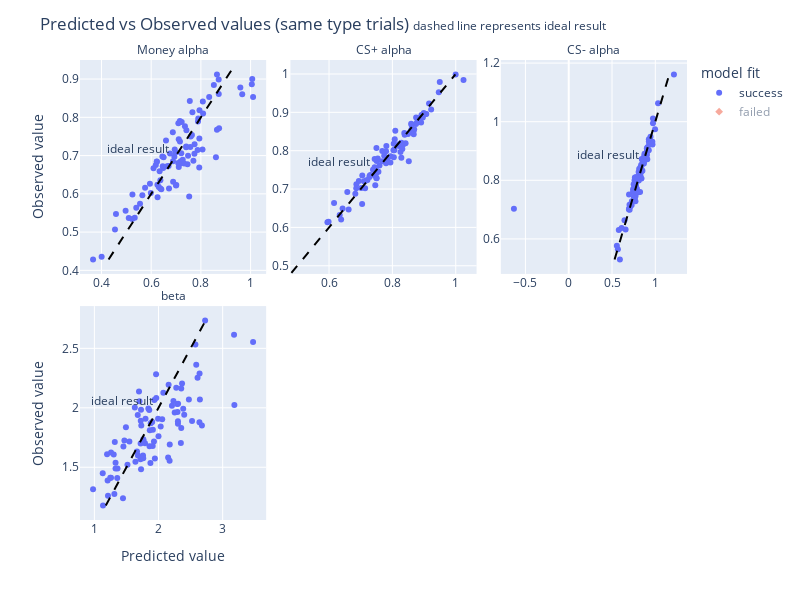

Here is the notebook cell this chart was saved with:
### Code cell
col_wrap = 3
fig = px.scatter(st_po_df , x= 'Predicted value', y='Observed value', color="model fit",
                 symbol = 'model fit', facet_col = 'parameter', facet_col_wrap = col_wrap,
                 category_orders={'parameter':st_params_colNames,
                                  'model fit': ['success', 'failed']},
                facet_col_spacing=0.04, # default is 0.03
              height=600, width=800,
                )
fig.for_each_annotation(lambda a: a.update(text=a.text.split("=")[-1]))
fig.update_xaxes(matches=None, showticklabels=True)
fig.update_yaxes(matches=None, showticklabels=True)
fig.update_layout(
        title = '''Predicted vs Observed values (same type trials) <span style="font-size: 12px;">dashed line represents ideal result</span>'''
        )
fig.add_shape(dict(type="line", 
                       x0=st_pars_minMax.iloc[2,0], x1=st_pars_minMax.iloc[2,1], 
                       y0=st_pars_minMax.iloc[2,0], y1=st_pars_minMax.iloc[2,1], 
                       line_color="black", line_dash='dash'), 
                  row=0, col=0, 
                  label=dict(text="ideal result", textposition = 'bottom right', 
                             xanchor = 'right', yanchor='bottom', textangle=0),
                 )

fig.add_shape(dict(type="line", 
                       x0=st_pars_minMax.iloc[0,0], x1=st_pars_minMax.iloc[0,1], 
                       y0=st_pars_minMax.iloc[0,0], y1=st_pars_minMax.iloc[0,1], 
                       line_color="black", line_dash='dash'), 
                  row=0, col=1,
                  label=dict(text="ideal result", textposition = 'bottom right', 
                             xanchor = 'right', yanchor='bottom', textangle=0),
                 )

fig.add_shape(dict(type="line", 
                       x0=st_pars_minMax.iloc[1,0], x1=st_pars_minMax.iloc[1,1], 
                       y0=st_pars_minMax.iloc[1,0], y1=st_pars_minMax.iloc[1,1], 
                       line_color="black", line_dash='dash'), 
                  row=0, col=2,
                  label=dict(text="ideal result", textposition = 'bottom right', 
                             xanchor = 'right', yanchor='bottom', textangle=0),
                 )

fig.add_shape(dict(type="line", 
                       x0=st_pars_minMax.iloc[3,0], x1=st_pars_minMax.iloc[3,1], 
                       y0=st_pars_minMax.iloc[3,0], y1=st_pars_minMax.iloc[3,1], 
                       line_color="black", line_dash='dash'), 
                  row=1, col=1,
                  label=dict(text="ideal result", textposition = 'bottom right', 
                             xanchor = 'right', yanchor='bottom', textangle=0),
                 )


if x0 != x0_6params:
    fig.add_shape(dict(type="line", 
                       x0=st_pars_minMax.iloc[5,0], x1=st_pars_minMax.iloc[5,1], 
                       y0=st_pars_minMax.iloc[5,0], y1=st_pars_minMax.iloc[5,1], 
                       line_color="black", line_dash='dash'), 
                  row=1, col=0,
                  label=dict(text="ideal result", textposition = 'bottom right', 
                             xanchor = 'right', yanchor='bottom', textangle=0),
                 )

    fig.add_shape(dict(type="line", 
                       x0=st_pars_minMax.iloc[4,0], x1=st_pars_minMax.iloc[4,1], 
                       y0=st_pars_minMax.iloc[4,0], y1=st_pars_minMax.iloc[4,1], 
                       line_color="black", line_dash='dash'), 
                  row=1, col=2,
                  label=dict(text="ideal result", textposition = 'bottom right', 
                             xanchor = 'right', yanchor='bottom', textangle=0),
                 )

fig.show()
fig.write_html("/mnt/data1/francisco/predicted vs observed same type parameters.html")

### Figure 1 — Plotly figure (JSON) as saved in the notebook; plotly's stock layout.template omitted (floating-point values rounded to 4 significant figures)
{"data": [{"hovertemplate": "model fit=success<br>parameter=Money alpha<br>Predicted value=%{x}<br>Observed value=%{y}<extra></extra>", "legendgroup": "success", "marker": {"color": "#636efa", "symbol": "circle"}, "mode": "markers", "name": "success", "orientation": "v", "showlegend": true, "type": "scatter", "x": [0.7228, 0.7577, 0.8647, 0.5949, 0.5337, 0.645, 0.7529, 0.6186, 0.7188, 0.7211, 0.8719, 0.7168, 0.8334, 0.7417, 0.65, 0.7944, 0.6595, 0.5096, 0.6483, 0.6883, 0.9664, 0.6094, 0.7698, 0.711, 0.7894, 0.8647, 0.774, 0.8606, 1.007, 0.687, 0.5985, 0.6755, 0.6307, 0.7269, 1.005, 0.7938, 0.6989, 0.4006, 0.7157, 1.01, 0.5399, 0.4582, 0.8089, 0.7553, 0.6339, 0.6947, 0.8079, 0.555, 0.497, 0.7408, 0.6228, 0.7358, 0.7659, 0.5644, 0.8065, 0.7592, 0.5754, 0.7093, 0.8717, 0.6407, 0.6257, 0.7108, 0.7639, 0.6251, 0.366, 0.9588, 0.7868, 0.6717, 0.7484, 0.7462, 0.701, 0.7153, 0.7326, 0.6998, 0.6879, 0.7746, 0.7408, 0.4542, 0.6932, 0.7087, 0.8522, 0.5235, 0.6644, 0.637, 0.5245, 0.7884, 0.6699, 0.6465, 0.7935, 0.6367, 0.6224, 0.8733], "xaxis": "x4", "y": [0.788, 0.7225, 0.7675, 0.6261, 0.5376, 0.6978, 0.5931, 0.6753, 0.6851, 0.706, 0.8608, 0.6796, 0.8534, 0.7665, 0.6956, 0.8183, 0.7395, 0.5369, 0.6674, 0.6315, 0.86, 0.6666, 0.6868, 0.6699, 0.7967, 0.9121, 0.7046, 0.6957, 0.9001, 0.7611, 0.6019, 0.7057, 0.6177, 0.689, 0.8863, 0.7447, 0.708, 0.4356, 0.7367, 0.8531, 0.5637, 0.5471, 0.8098, 0.8427, 0.6589, 0.7162, 0.8411, 0.5742, 0.5555, 0.7219, 0.6837, 0.7764, 0.8131, 0.5964, 0.7159, 0.7502, 0.6161, 0.7844, 0.8989, 0.6117, 0.5912, 0.7424, 0.7537, 0.6237, 0.4285, 0.8778, 0.7147, 0.6142, 0.6998, 0.6776, 0.623, 0.7902, 0.6796, 0.622, 0.685, 0.7295, 0.7235, 0.5069, 0.6967, 0.6804, 0.8845, 0.5345, 0.6719, 0.6352, 0.5982, 0.7891, 0.6725, 0.6724, 0.6689, 0.6141, 0.6844, 0.7716], "yaxis": "y4"}, {"hovertemplate": "model fit=success<br>parameter=CS+ alpha<br>Predicted value=%{x}<br>Observed value=%{y}<extra></extra>", "legendgroup": "success", "marker": {"color": "#636efa", "symbol": "circle"}, "mode": "markers", "name": "success", "orientation": "v", "showlegend": false, "type": "scatter", "x": [0.6577, 0.7282, 0.7479, 0.6337, 0.7944, 0.6429, 0.6383, 0.9157, 0.867, 0.8842, 0.781, 0.7045, 0.8256, 0.8919, 0.5986, 0.7481, 0.7481, 0.806, 0.6619, 0.8042, 0.8564, 0.6942, 0.7456, 0.7489, 0.7845, 0.8606, 0.875, 0.9224, 1.025, 0.821, 0.9045, 0.7139, 0.746, 0.7306, 0.8907, 0.8858, 0.7799, 0.8074, 0.8776, 0.705, 0.8745, 0.8495, 0.907, 0.7503, 0.744, 0.7103, 0.7825, 0.8287, 0.7281, 0.7938, 0.686, 0.8518, 0.7802, 0.7681, 0.7019, 0.8314, 0.7741, 0.7673, 0.8688, 0.8673, 0.8417, 0.8601, 0.8388, 0.8961, 0.8204, 0.7504, 0.8033, 0.5951, 0.7439, 0.6864, 0.8046, 0.616, 0.782, 0.6831, 0.7213, 0.8059, 0.7559, 0.834, 0.7538, 0.7171, 0.9998, 0.899, 0.9496, 0.8283, 0.7494, 0.8593, 0.7593, 0.9465, 0.7388, 0.8093, 0.7496, 0.8377], "xaxis": "x5", "y": [0.692, 0.7348, 0.7501, 0.6323, 0.7856, 0.6496, 0.6207, 0.9227, 0.8514, 0.8849, 0.8119, 0.6609, 0.7963, 0.8931, 0.6146, 0.7407, 0.7427, 0.8024, 0.6469, 0.8182, 0.8485, 0.7208, 0.7354, 0.7432, 0.7727, 0.8667, 0.8864, 0.9077, 0.9842, 0.8124, 0.8959, 0.7023, 0.7102, 0.7368, 0.8737, 0.8759, 0.7672, 0.8296, 0.8737, 0.7354, 0.8693, 0.8435, 0.8959, 0.773, 0.7781, 0.7202, 0.7807, 0.8207, 0.7312, 0.7691, 0.702, 0.7721, 0.7984, 0.7993, 0.7029, 0.8044, 0.7868, 0.7727, 0.8557, 0.8427, 0.8196, 0.8555, 0.8415, 0.8862, 0.8166, 0.7281, 0.8012, 0.6132, 0.7567, 0.7124, 0.7828, 0.6637, 0.7772, 0.6878, 0.7238, 0.8012, 0.7451, 0.8162, 0.7795, 0.7223, 0.9988, 0.8982, 0.9794, 0.7817, 0.7287, 0.87, 0.7616, 0.9521, 0.7505, 0.8522, 0.8067, 0.8458], "yaxis": "y5"}, {"hovertemplate": "model fit=success<br>parameter=CS- alpha<br>Predicted value=%{x}<br>Observed value=%{y}<extra></extra>", "legendgroup": "success", "marker": {"color": "#636efa", "symbol": "circle"}, "mode": "markers", "name": "success", "orientation": "v", "showlegend": false, "type": "scatter", "x": [0.7576, 0.5678, 0.5783, 0.7864, 0.9442, 0.8127, 0.9733, 0.757, 0.8273, 0.7653, 0.8416, 0.6955, 0.9076, 0.7829, 0.8686, 0.8852, 0.8283, 0.6114, 0.8211, 0.91, 0.9022, 0.7945, 0.9031, 0.7706, 0.9025, 0.7814, 0.7035, 0.8135, 0.9012, 0.7606, 0.8303, 0.9976, 0.8378, 0.7942, 0.7746, 0.9008, 0.844, 0.8074, 0.8055, 0.8923, 0.7769, 0.9731, 0.8761, 0.8267, 0.842, 0.9249, 0.7292, 0.8748, 0.6569, 0.7429, 0.9669, 0.8242, 1.032, 0.8689, 0.8756, 0.8475, 0.556, 0.5911, 0.7808, 0.8585, 0.9258, 0.875, 0.78, 0.764, 0.7526, 0.6965, 0.8361, 0.6443, 0.8511, 0.9256, 0.8485, 0.929, 0.8252, 0.7501, 0.7704, 0.8094, 0.8256, -0.6331, 0.7933, 0.7022, 0.7808, 1.215, 0.7435, 0.8406, 0.7723, 0.7855, 0.6975, 0.727, 0.712, 0.8832, 0.8099, 0.9679], "xaxis": "x6", "y": [0.7797, 0.5644, 0.6307, 0.7643, 0.949, 0.8106, 1.011, 0.7664, 0.8348, 0.7416, 0.8361, 0.7007, 0.8716, 0.7731, 0.8641, 0.8917, 0.8176, 0.6373, 0.8299, 0.9126, 0.8965, 0.7985, 0.9065, 0.7458, 0.9097, 0.7741, 0.6997, 0.8388, 0.8876, 0.8004, 0.8341, 0.9745, 0.8468, 0.8038, 0.7787, 0.8867, 0.8726, 0.8281, 0.7595, 0.8895, 0.7826, 0.995, 0.8853, 0.8434, 0.8305, 0.9022, 0.7288, 0.8827, 0.6318, 0.7611, 0.9319, 0.7602, 1.063, 0.857, 0.8908, 0.8706, 0.5765, 0.5298, 0.8114, 0.8668, 0.9333, 0.8786, 0.7565, 0.8098, 0.7436, 0.7513, 0.8522, 0.6638, 0.833, 0.9403, 0.8559, 0.9238, 0.8229, 0.7863, 0.7286, 0.8155, 0.8372, 0.7026, 0.8069, 0.7167, 0.7987, 1.161, 0.7691, 0.806, 0.7852, 0.7694, 0.704, 0.7154, 0.7104, 0.8786, 0.7993, 0.9218], "yaxis": "y6"}, {"hovertemplate": "model fit=success<br>parameter=beta<br>Predicted value=%{x}<br>Observed value=%{y}<extra></extra>", "legendgroup": "success", "marker": {"color": "#636efa", "symbol": "circle"}, "mode": "markers", "name": "success", "orientation": "v", "showlegend": false, "type": "scatter", "x": [1.874, 1.723, 2.367, 1.676, 1.912, 2.29, 0.9795, 1.207, 2.252, 1.248, 2.523, 1.212, 1.33, 1.841, 1.357, 1.86, 2.354, 1.727, 1.728, 1.318, 1.546, 1.943, 1.63, 2.296, 1.679, 2.277, 1.864, 1.302, 1.33, 1.719, 2.588, 1.797, 1.962, 2.232, 1.902, 1.135, 3.474, 2.158, 1.993, 1.789, 1.965, 2.057, 1.361, 2.21, 2.638, 2.726, 1.929, 2.15, 2.401, 1.64, 1.311, 1.758, 3.183, 1.516, 1.721, 1.13, 1.731, 2.305, 1.259, 1.446, 2.575, 1.855, 1.198, 1.492, 1.665, 2.303, 1.762, 1.468, 2.645, 2.608, 1.909, 2.173, 2.075, 1.453, 1.26, 2.034, 1.879, 3.178, 2.0, 1.934, 2.64, 2.175, 2.677, 2.354, 1.764, 2.385, 1.703, 2.473, 1.763, 2.303, 2.348, 1.695], "xaxis": "x", "y": [1.535, 1.892, 2.204, 1.94, 1.814, 2.032, 1.316, 1.388, 1.961, 1.412, 1.89, 1.26, 1.538, 1.994, 1.41, 1.677, 2.162, 1.985, 1.483, 1.713, 1.717, 1.574, 2.002, 1.965, 1.599, 2.169, 1.811, 1.608, 1.491, 1.567, 2.361, 1.908, 2.281, 2.058, 1.88, 1.178, 2.554, 2.193, 1.907, 1.702, 2.081, 1.903, 1.489, 2.018, 1.879, 2.734, 1.718, 1.581, 1.942, 1.546, 1.276, 1.599, 2.025, 1.52, 1.7, 1.449, 1.85, 2.034, 1.411, 1.239, 2.533, 1.982, 1.61, 1.836, 1.633, 1.867, 1.575, 1.725, 2.07, 2.254, 1.679, 1.556, 2.127, 1.674, 1.623, 1.842, 1.871, 2.614, 1.76, 2.066, 2.289, 1.692, 1.851, 1.83, 1.725, 1.991, 2.054, 2.069, 1.735, 1.887, 1.705, 2.136], "yaxis": "y"}, {"hovertemplate": "model fit=failed<br>parameter=Money alpha<br>Predicted value=%{x}<br>Observed value=%{y}<extra></extra>", "legendgroup": "failed", "marker": {"color": "#EF553B", "symbol": "diamond"}, "mode": "markers", "name": "failed", "orientation": "v", "showlegend": true, "type": "scatter", "visible": "legendonly", "x": [0.7358, 0.5948, 1, 0.7699, 0.821, 0.6195, 0.571, 1], "xaxis": "x4", "y": [0.6758, 0.6161, 0.9412, 0.699, 0.8224, 0.5821, 0.6243, 0.5349], "yaxis": "y4"}, {"hovertemplate": "model fit=failed<br>parameter=CS+ alpha<br>Predicted value=%{x}<br>Observed value=%{y}<extra></extra>", "legendgroup": "failed", "marker": {"color": "#EF553B", "symbol": "diamond"}, "mode": "markers", "name": "failed", "orientation": "v", "showlegend": false, "type": "scatter", "visible": "legendonly", "x": [0.9096, 0.7509, 1, 0.8917, 0.812, 0.7041, 0.8785, 1], "xaxis": "x5", "y": [0.901, 0.7386, 0.4814, 0.8781, 0.8114, 0.7217, 0.856, 0.5865], "yaxis": "y5"}, {"hovertemplate": "model fit=failed<br>parameter=CS- alpha<br>Predicted value=%{x}<br>Observed value=%{y}<extra></extra>", "legendgroup": "failed", "marker": {"color": "#EF553B", "symbol": "diamond"}, "mode": "markers", "name": "failed", "orientation": "v", "showlegend": false, "type": "scatter", "visible": "legendonly", "x": [0.6843, 0.8514, 1, 0.7557, 0.8022, 0.8596, 0.8747, 1], "xaxis": "x6", "y": [0.7129, 0.8475, 0.7504, 0.704, 0.7725, 0.8551, 0.8619, 0.8292], "yaxis": "y6"}, {"hovertemplate": "model fit=failed<br>parameter=beta<br>Predicted value=%{x}<br>Observed value=%{y}<extra></extra>", "legendgroup": "failed", "marker": {"color": "#EF553B", "symbol": "diamond"}, "mode": "markers", "name": "failed", "orientation": "v", "showlegend": false, "type": "scatter", "visible": "legendonly", "x": [2.122, 2.171, 1, 1.98, 1.555, 2.387, 1.458, 1], "xaxis": "x", "y": [1.888, 2.094, 1.643, 1.982, 1.68, 2.291, 1.405, 1.258], "yaxis": "y"}], "layout": {"annotations": [{"font": {}, "showarrow": false, "text": "beta", "x": 0.1533, "xanchor": "center", "xref": "paper", "y": 0.465, "yanchor": "bottom", "yref": "paper"}, {"font": {}, "showarrow": false, "text": "Money alpha", "x": 0.1533, "xanchor": "center", "xref": "paper", "y": 1.0, "yanchor": "bottom", "yref": "paper"}, {"font": {}, "showarrow": false, "text": "CS+ alpha", "x": 0.5, "xanchor": "center", "xref": "paper", "y": 1.0, "yanchor": "bottom", "yref": "paper"}, {"font": {}, "showarrow": false, "text": "CS- alpha", "x": 0.8467, "xanchor": "center", "xref": "paper", "y": 1.0, "yanchor": "bottom", "yref": "paper"}], "height": 600, "legend": {"title": {"text": "model fit"}, "tracegroupgap": 0}, "margin": {"t": 60}, "shapes": [{"label": {"text": "ideal result", "textangle": 0, "textposition": "bottom right", "xanchor": "right", "yanchor": "bottom"}, "line": {"color": "black", "dash": "dash"}, "type": "line", "x0": 0.5298, "x1": 1.161, "xref": "x6", "y0": 0.5298, "y1": 1.161, "yref": "y6"}, {"label": {"text": "ideal result", "textangle": 0, "textposition": "bottom right", "xanchor": "right", "yanchor": "bottom"}, "line": {"color": "black", "dash": "dash"}, "type": "line", "x0": 0.4285, "x1": 0.9412, "xref": "x4", "y0": 0.4285, "y1": 0.9412, "yref": "y4"}, {"label": {"text": "ideal result", "textangle": 0, "textposition": "bottom right", "xanchor": "right", "yanchor": "bottom"}, "line": {"color": "black", "dash": "dash"}, "type": "line", "x0": 0.4814, "x1": 0.9988, "xref": "x5", "y0": 0.4814, "y1": 0.9988, "yref": "y5"}, {"label": {"text": "ideal result", "textangle": 0, "textposition": "bottom right", "xanchor": "right", "yanchor": "bottom"}, "line": {"color": "black", "dash": "dash"}, "type": "line", "x0": 1.178, "x1": 2.734, "xref": "x", "y0": 1.178, "y1": 2.734, "yref": "y"}], "title": {"text": "Predicted vs Observed values (same type trials) <span style=\"font-size: 12px;\">dashed line represents ideal result</span>"}, "width": 800, "xaxis": {"anchor": "y", "autorange": true, "domain": [0, 0.3067], "range": [0.7756, 3.678], "showticklabels": true, "title": {"text": "Predicted value"}, "type": "linear"}, "xaxis2": {"anchor": "y2", "domain": [0.3467, 0.6533], "showticklabels": true, "title": {"text": "Predicted value"}}, "xaxis3": {"anchor": "y3", "domain": [0.6933, 1.0], "showticklabels": true, "title": {"text": "Predicted value"}}, "xaxis4": {"anchor": "y4", "autorange": true, "domain": [0, 0.3067], "range": [0.3133, 1.063], "showticklabels": true, "type": "linear"}, "xaxis5": {"anchor": "y5", "autorange": true, "domain": [0.3467, 0.6533], "range": [0.4782, 1.066], "showticklabels": true, "type": "linear"}, "xaxis6": {"anchor": "y6", "autorange": true, "domain": [0.6933, 1.0], "range": [-0.7841, 1.366], "showticklabels": true, "type": "linear"}, "yaxis": {"anchor": "x", "autorange": true, "domain": [0, 0.465], "range": [1.056, 2.855], "showticklabels": true, "title": {"text": "Observed value"}, "type": "linear"}, "yaxis2": {"anchor": "x2", "domain": [0, 0.465], "showticklabels": true}, "yaxis3": {"anchor": "x3", "domain": [0, 0.465], "showticklabels": true}, "yaxis4": {"anchor": "x4", "autorange": true, "domain": [0.535, 1.0], "range": [0.3907, 0.9498], "showticklabels": true, "title": {"text": "Observed value"}, "type": "linear"}, "yaxis5": {"anchor": "x5", "autorange": true, "domain": [0.535, 1.0], "range": [0.4788, 1.036], "showticklabels": true, "type": "linear"}, "yaxis6": {"anchor": "x6", "autorange": true, "domain": [0.535, 1.0], "range": [0.4805, 1.211], "showticklabels": true, "type": "linear"}}}
